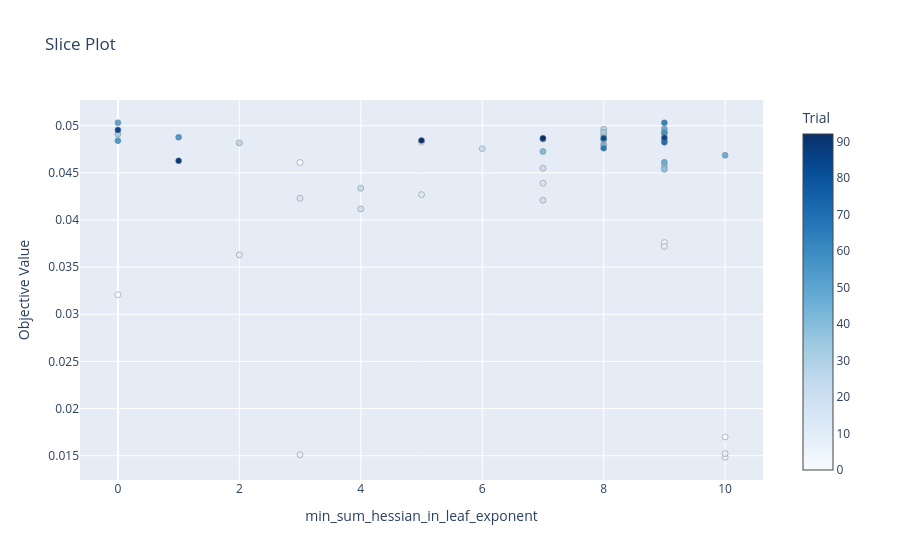
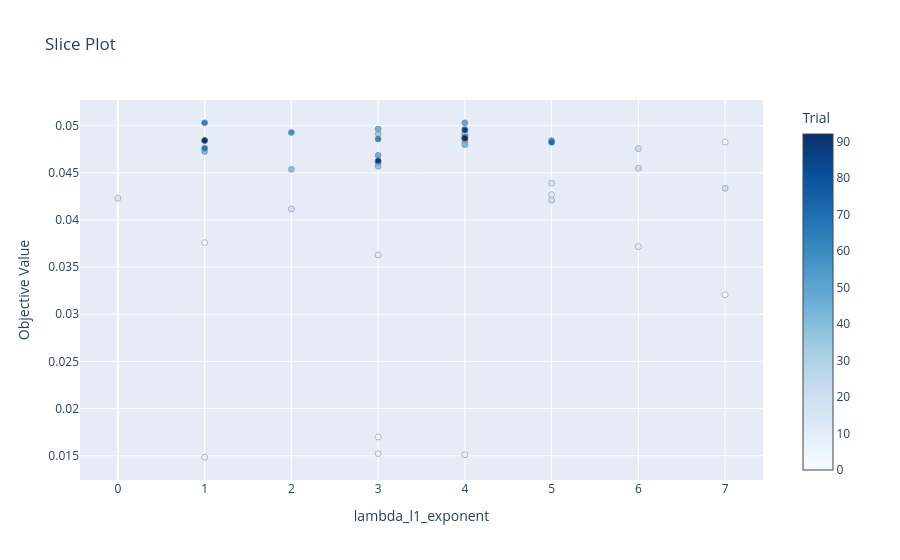
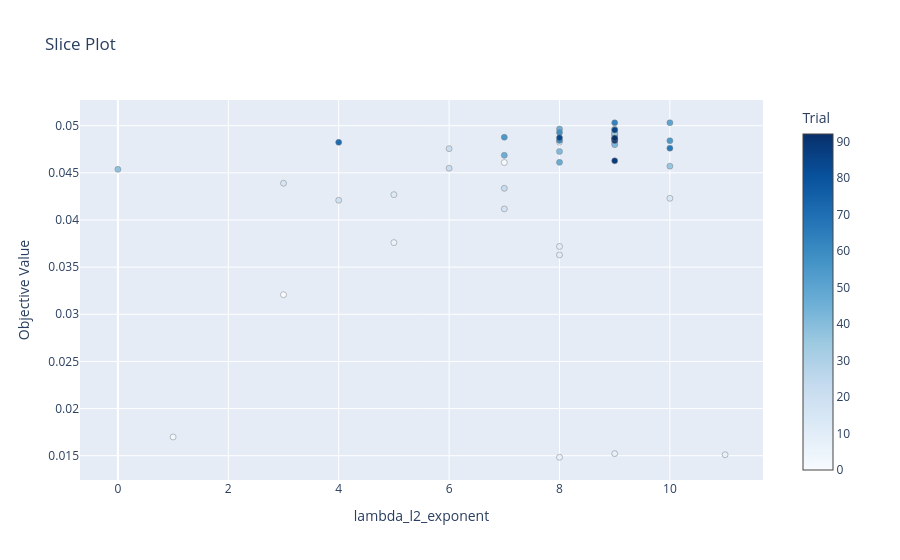
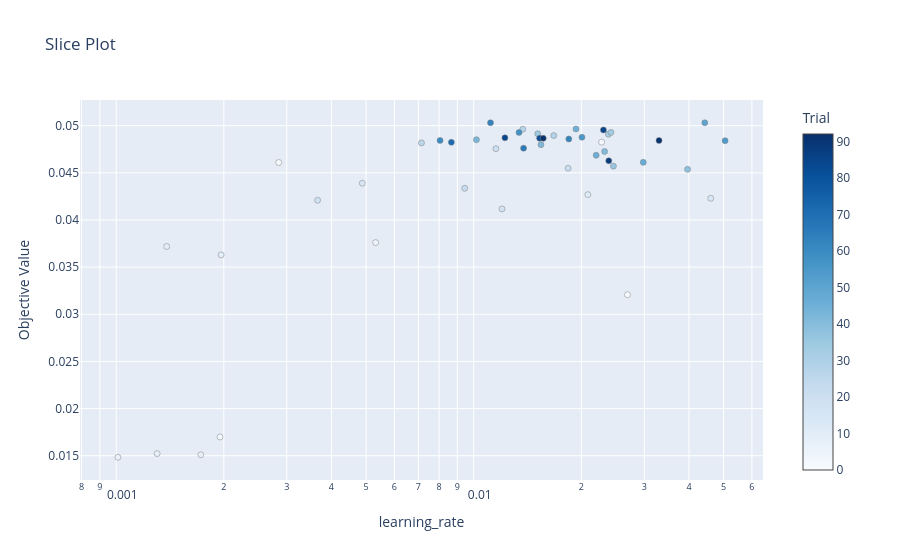

Write notebook code for charts like these, in order.
### Code cell
# visualise result
for param in study.best_params.keys():
    optuna.visualization.plot_slice(study, params=[param]).show()

### Figure 1 — Plotly figure (JSON) as saved in the notebook; plotly's stock layout.template omitted (floating-point values rounded to 4 significant figures)
{"data": [{"marker": {"color": [0, 1, 2, 3, 5, 6, 7, 8, 9, 10, 12, 14, 15, 17, 18, 20, 21, 22, 26, 28, 29, 32, 33, 35, 36, 38, 41, 42, 43, 45, 46, 47, 50, 54, 55, 58, 60, 62, 63, 66, 71, 82, 84, 85, 88, 91, 92], "colorbar": {"title": {"text": "Trial"}, "x": 1.0, "xpad": 40}, "colorscale": [[0.0, "rgb(247,251,255)"], [0.125, "rgb(222,235,247)"], [0.25, "rgb(198,219,239)"], [0.375, "rgb(158,202,225)"], [0.5, "rgb(107,174,214)"], [0.625, "rgb(66,146,198)"], [0.75, "rgb(33,113,181)"], [0.875, "rgb(8,81,156)"], [1.0, "rgb(8,48,107)"]], "line": {"color": "Grey", "width": 0.5}}, "mode": "markers", "name": "Feasible Trial", "showlegend": false, "x": [0, 3, 5, 10, 9, 10, 3, 10, 9, 2, 5, 3, 7, 4, 7, 6, 7, 4, 2, 8, 8, 0, 8, 9, 9, 9, 7, 8, 8, 9, 10, 9, 0, 0, 1, 9, 9, 7, 9, 8, 9, 8, 9, 0, 1, 5, 7], "y": [0.03207, 0.04609, 0.04826, 0.01699, 0.0376, 0.01484, 0.0151, 0.01522, 0.03719, 0.03629, 0.04269, 0.0423, 0.0439, 0.04117, 0.04209, 0.04756, 0.04549, 0.04336, 0.04818, 0.04962, 0.04895, 0.04909, 0.04929, 0.04915, 0.04571, 0.04537, 0.04726, 0.04799, 0.04851, 0.04965, 0.04686, 0.04611, 0.05031, 0.04841, 0.04878, 0.04928, 0.04844, 0.04859, 0.05031, 0.04762, 0.04823, 0.04867, 0.04872, 0.04955, 0.04627, 0.04843, 0.04867], "type": "scatter"}], "layout": {"title": {"text": "Slice Plot"}, "xaxis": {"title": {"text": "min_sum_hessian_in_leaf_exponent"}}, "yaxis": {"title": {"text": "Objective Value"}}}}

### Figure 2 — Plotly figure (JSON) as saved in the notebook; plotly's stock layout.template omitted (floating-point values rounded to 4 significant figures)
{"data": [{"marker": {"color": [0, 1, 2, 3, 5, 6, 7, 8, 9, 10, 12, 14, 15, 17, 18, 20, 21, 22, 26, 28, 29, 32, 33, 35, 36, 38, 41, 42, 43, 45, 46, 47, 50, 54, 55, 58, 60, 62, 63, 66, 71, 82, 84, 85, 88, 91, 92], "colorbar": {"title": {"text": "Trial"}, "x": 1.0, "xpad": 40}, "colorscale": [[0.0, "rgb(247,251,255)"], [0.125, "rgb(222,235,247)"], [0.25, "rgb(198,219,239)"], [0.375, "rgb(158,202,225)"], [0.5, "rgb(107,174,214)"], [0.625, "rgb(66,146,198)"], [0.75, "rgb(33,113,181)"], [0.875, "rgb(8,81,156)"], [1.0, "rgb(8,48,107)"]], "line": {"color": "Grey", "width": 0.5}}, "mode": "markers", "name": "Feasible Trial", "showlegend": false, "x": [7, 3, 7, 3, 1, 1, 4, 3, 6, 3, 5, 0, 5, 2, 5, 6, 6, 7, 4, 4, 4, 4, 4, 3, 3, 2, 1, 4, 4, 3, 3, 3, 4, 5, 4, 2, 1, 3, 1, 1, 5, 4, 4, 4, 3, 1, 4], "y": [0.03207, 0.04609, 0.04826, 0.01699, 0.0376, 0.01484, 0.0151, 0.01522, 0.03719, 0.03629, 0.04269, 0.0423, 0.0439, 0.04117, 0.04209, 0.04756, 0.04549, 0.04336, 0.04818, 0.04962, 0.04895, 0.04909, 0.04929, 0.04915, 0.04571, 0.04537, 0.04726, 0.04799, 0.04851, 0.04965, 0.04686, 0.04611, 0.05031, 0.04841, 0.04878, 0.04928, 0.04844, 0.04859, 0.05031, 0.04762, 0.04823, 0.04867, 0.04872, 0.04955, 0.04627, 0.04843, 0.04867], "type": "scatter"}], "layout": {"title": {"text": "Slice Plot"}, "xaxis": {"title": {"text": "lambda_l1_exponent"}}, "yaxis": {"title": {"text": "Objective Value"}}}}

### Figure 3 — Plotly figure (JSON) as saved in the notebook; plotly's stock layout.template omitted (floating-point values rounded to 4 significant figures)
{"data": [{"marker": {"color": [0, 1, 2, 3, 5, 6, 7, 8, 9, 10, 12, 14, 15, 17, 18, 20, 21, 22, 26, 28, 29, 32, 33, 35, 36, 38, 41, 42, 43, 45, 46, 47, 50, 54, 55, 58, 60, 62, 63, 66, 71, 82, 84, 85, 88, 91, 92], "colorbar": {"title": {"text": "Trial"}, "x": 1.0, "xpad": 40}, "colorscale": [[0.0, "rgb(247,251,255)"], [0.125, "rgb(222,235,247)"], [0.25, "rgb(198,219,239)"], [0.375, "rgb(158,202,225)"], [0.5, "rgb(107,174,214)"], [0.625, "rgb(66,146,198)"], [0.75, "rgb(33,113,181)"], [0.875, "rgb(8,81,156)"], [1.0, "rgb(8,48,107)"]], "line": {"color": "Grey", "width": 0.5}}, "mode": "markers", "name": "Feasible Trial", "showlegend": false, "x": [3, 7, 8, 1, 5, 8, 11, 9, 8, 8, 5, 10, 3, 7, 4, 6, 6, 7, 9, 9, 9, 9, 9, 9, 10, 0, 8, 9, 9, 8, 7, 8, 10, 10, 7, 8, 8, 9, 9, 10, 4, 9, 8, 9, 9, 9, 9], "y": [0.03207, 0.04609, 0.04826, 0.01699, 0.0376, 0.01484, 0.0151, 0.01522, 0.03719, 0.03629, 0.04269, 0.0423, 0.0439, 0.04117, 0.04209, 0.04756, 0.04549, 0.04336, 0.04818, 0.04962, 0.04895, 0.04909, 0.04929, 0.04915, 0.04571, 0.04537, 0.04726, 0.04799, 0.04851, 0.04965, 0.04686, 0.04611, 0.05031, 0.04841, 0.04878, 0.04928, 0.04844, 0.04859, 0.05031, 0.04762, 0.04823, 0.04867, 0.04872, 0.04955, 0.04627, 0.04843, 0.04867], "type": "scatter"}], "layout": {"title": {"text": "Slice Plot"}, "xaxis": {"title": {"text": "lambda_l2_exponent"}}, "yaxis": {"title": {"text": "Objective Value"}}}}

### Figure 4 — Plotly figure (JSON) as saved in the notebook; plotly's stock layout.template omitted (floating-point values rounded to 4 significant figures)
{"data": [{"marker": {"color": [0, 1, 2, 3, 5, 6, 7, 8, 9, 10, 12, 14, 15, 17, 18, 20, 21, 22, 26, 28, 29, 32, 33, 35, 36, 38, 41, 42, 43, 45, 46, 47, 50, 54, 55, 58, 60, 62, 63, 66, 71, 82, 84, 85, 88, 91, 92], "colorbar": {"title": {"text": "Trial"}, "x": 1.0, "xpad": 40}, "colorscale": [[0.0, "rgb(247,251,255)"], [0.125, "rgb(222,235,247)"], [0.25, "rgb(198,219,239)"], [0.375, "rgb(158,202,225)"], [0.5, "rgb(107,174,214)"], [0.625, "rgb(66,146,198)"], [0.75, "rgb(33,113,181)"], [0.875, "rgb(8,81,156)"], [1.0, "rgb(8,48,107)"]], "line": {"color": "Grey", "width": 0.5}}, "mode": "markers", "name": "Feasible Trial", "showlegend": false, "x": [0.02692, 0.002849, 0.02279, 0.001952, 0.005318, 0.001011, 0.001724, 0.001302, 0.001384, 0.001965, 0.02085, 0.04602, 0.004879, 0.01199, 0.003659, 0.01154, 0.01836, 0.009435, 0.007143, 0.01371, 0.01674, 0.02379, 0.0242, 0.01511, 0.02459, 0.03964, 0.02323, 0.01542, 0.01018, 0.01932, 0.02201, 0.0298, 0.0443, 0.05048, 0.02008, 0.01339, 0.00805, 0.01845, 0.01114, 0.01379, 0.00866, 0.01529, 0.01223, 0.02306, 0.02386, 0.03298, 0.01565], "y": [0.03207, 0.04609, 0.04826, 0.01699, 0.0376, 0.01484, 0.0151, 0.01522, 0.03719, 0.03629, 0.04269, 0.0423, 0.0439, 0.04117, 0.04209, 0.04756, 0.04549, 0.04336, 0.04818, 0.04962, 0.04895, 0.04909, 0.04929, 0.04915, 0.04571, 0.04537, 0.04726, 0.04799, 0.04851, 0.04965, 0.04686, 0.04611, 0.05031, 0.04841, 0.04878, 0.04928, 0.04844, 0.04859, 0.05031, 0.04762, 0.04823, 0.04867, 0.04872, 0.04955, 0.04627, 0.04843, 0.04867], "type": "scatter"}], "layout": {"title": {"text": "Slice Plot"}, "xaxis": {"title": {"text": "learning_rate"}, "type": "log"}, "yaxis": {"title": {"text": "Objective Value"}}}}
